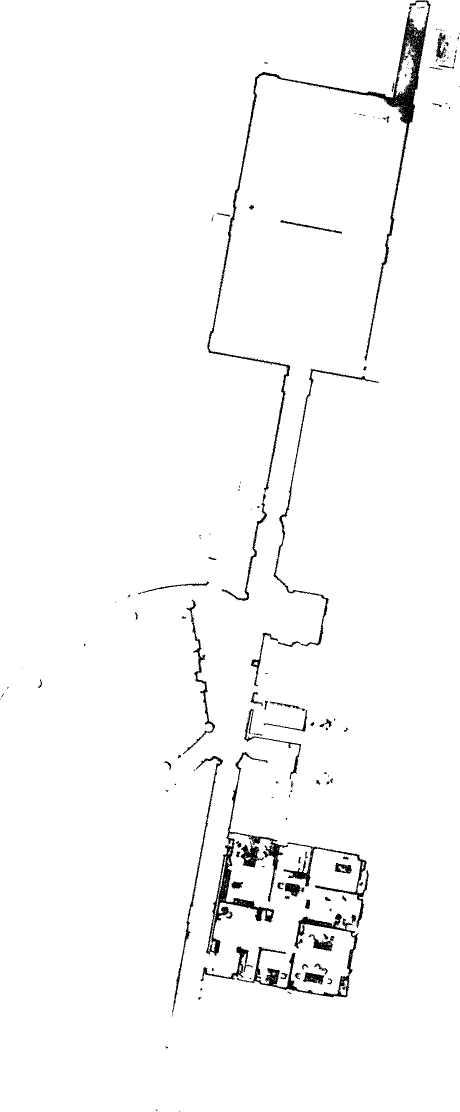
//> input picture src/scans.pgm, 919 x 2223 px (shown at 1/2 size); the run also reads 1 picture not shown here
$ ./PgmToPng   (built with g++ and OpenCV 4)
//> lines starting //> are read from the running program, lines starting //| are printed output that depends on the picture; after the words box and inside, x2 and y2 are one past the last pixel; in counts of white or black regions, pixels touching at a corner belong together
#include <opencv2/opencv.hpp>
#include <iostream>
#include <fstream>
#include <vector>
#include <unistd.h>
#include <string.h>

using namespace cv;
using namespace std;

void test_origin_2_left()
{

    // 假设屏幕的宽度和高度为 1920x1080
    int screen_width = 1920;
    int screen_height = 1080;

    // 坐标点 (-1, -1) 在以屏幕中心点为原点的坐标系中
    float x_center_origin = -1.0;
    float y_center_origin = -1.0;

    // 将坐标转换为以屏幕左上角为原点的坐标系中
    float x_top_left_origin = x_center_origin + screen_width / 2.0;
    float y_top_left_origin = y_center_origin + screen_height / 2.0;

    // 输出转换后的坐标
    cout << "Transformed point: (" << x_top_left_origin << ", " << y_top_left_origin << ")" << endl;
}

void add_text(Mat &img)
{
    float half_width = img.cols / 2.0;
    float half_height = img.rows / 2.0;

    int mul = 15;

    float x1 = -23.2827 * mul + half_width;
    float y1 = 1.33788 * mul + half_height;

    float x2 = -12.6288 * mul + half_width;
    float y2 = -24.8073 * mul + half_height;

    float x3 = -6.22942 * mul + half_width;
    float y3 = -42.0642 * mul + half_height;

    float x4 = -0.0492583 * mul + half_width;
    float y4 = -59.0627 * mul + half_height;

    float x5 = -4.55429 * mul + half_width;
    float y5 = -58.9276 * mul + half_height;

    float x6 = -8.73283 * mul + half_width;
    float y6 = -61.3013 * mul + half_height;

    float x7 = -1.13874 * mul + half_width;
    float y7 = -64.8416 * mul + half_height;

    float x8 = -4.74402 * mul + half_width;
    float y8 = -69.67 * mul + half_height;

    float x9 = 0.0057202 * mul + half_width;
    float y9 = -69.1492 * mul + half_height;

    vector<Point2f> points;

    points.push_back(Point2f(x1, y1));
    points.push_back(Point2f(x2, y2));
    points.push_back(Point2f(x3, y3));
    points.push_back(Point2f(x4, y4));
    points.push_back(Point2f(x5, y5));
    points.push_back(Point2f(x6, y6));
    points.push_back(Point2f(x7, y7));
    points.push_back(Point2f(x8, y8));
    points.push_back(Point2f(x9, y9));

    cout << "points = " << points << endl;

    vector<Point2f>::iterator begin = points.begin();
    vector<Point2f>::iterator end = points.end();

    int i = 0;
    for (; begin != end; begin++)
    {
        char room[20] = "room";
        char tmp[5];
        sprintf(tmp, "%d", i);
        i++;
        strcat(room, tmp);
        putText(img, room, Point2f((*begin).x, (*begin).y), FONT_HERSHEY_COMPLEX_SMALL, 1, Scalar(0, 0, 255), 1);
    }
}

void pgm_to_png(const char *path)
{
    Mat img = imread(path, IMREAD_COLOR);
//> img is the input picture: 2223 rows x 919 cols, CV_8UC3; values 0 (black) and 254 (white), 97.7% white; 265 black regions (195 under 20 px), largest, box (x1, y1, x2, y2) and area: (414, 1, 862, 985) 12954, (412, 1504, 576, 1912) 6903, (473, 1827, 717, 1995) 5185

    cout << "depth:" << img.depth() << endl;
//| depth:0


    if (img.empty())
    {
        cout << "img is empty error" << endl;
        return;
    }

    // 获取图像的宽度和高度
    int height = img.rows;
//> height = 2223
    int width = img.cols;
//> width = 919

    cout << "img height = " << height << endl;
//| img height = 2223
    cout << "img width = " << width << endl;
//| img width = 919

    Mat black = imread("/home/ros/code_/code/test_socket/src/2.png", IMREAD_COLOR); // 327 471

    // 对原图感兴趣的区域,想要操作的区域
    Mat roi = img(Rect(0, 0, 100, 100));
//> roi: 100 rows x 100 cols, CV_8UC3; every value is 254

    // 把mask拷贝到感兴趣的区域中
    Mat target = roi.clone();
    // 设置颜色
    target.setTo(Scalar(0, 0, 125));
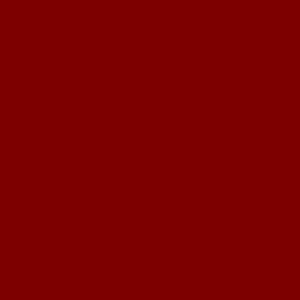
//> target: 100 rows x 100 cols, CV_8UC3 (shown 3 times larger); mean B, G, R 0, 0, 125

    // 掩膜必须是灰度图
    Mat mask_g;
    // 转换为灰度图颜色空间
    cvtColor(target, mask_g, CV_BGR2GRAY);
//> mask_g: 100 rows x 100 cols, CV_8UC1; every value is 37

    // 将目标图像拷贝到感兴趣的图片区域中
    target.copyTo(roi, mask_g);
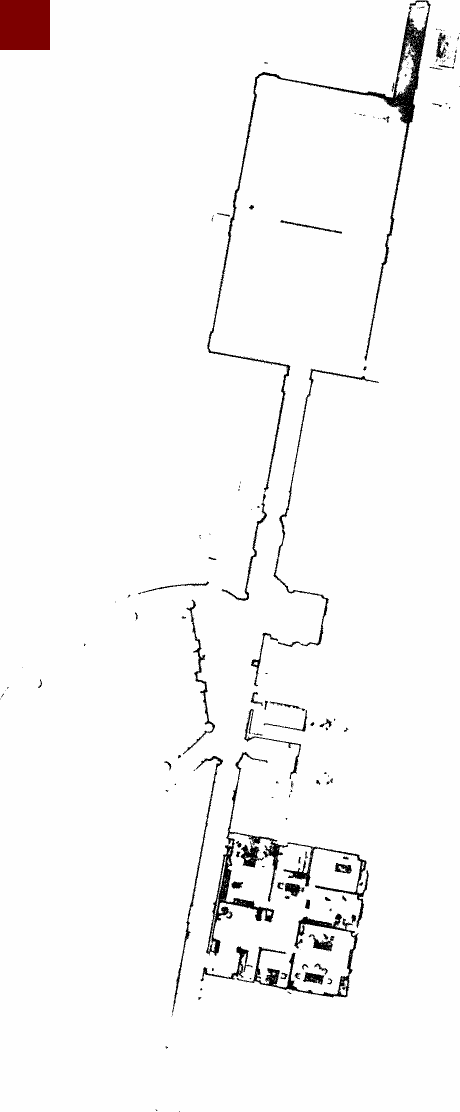
//> img: 2223 rows x 919 cols, CV_8UC3 (shown at 1/2 size); 0.49% of pixels changed, all inside (x1, y1, x2, y2) = (0, 0, 100, 100)

    cout << "=================" << endl;

    int channels = black.channels();
//> channels = 3

    double start = (double)static_cast<int>(getTickCount());
    int count = 0;

    // 遍历black图
    for (int k = 0; k < black.rows; k++)
    {
        uchar *data = black.ptr<uchar>(k);
        for (int i = 0; i < black.cols; i++)
        {
            for (int j = 0; j < channels; j++)
            {
                // printf("data[%d] = %d\n", j, data[j]);
                count++;
            }
        }
    }
//> after the loop, count = 462051

    // 遍历耗时
    double end = (double)static_cast<int>(getTickCount());
    double time = (end - start) / getTickFrequency();
    printf("time = %f\n", time);
    printf("count = %d\n", count);
//| count = 462051

    printf("========black attributes========\n");
    printf("black width = %d\n", black.cols);
//| black width = 471
    printf("black height = %d\n", black.rows);
//| black height = 327
    printf("channel = %d\n", channels);
//| channel = 3
    cout << "black rows = " << black.rows << " cols = " << black.cols << endl;
//| black rows = 327 cols = 471

    // 添加房间编号
    add_text(img);
//| points = [110.2595, 1131.5682;
//|  270.06799, 739.3905;
//|  366.05869, 480.53699;
//|  458.76114, 225.55949;
//|  391.18564, 227.586;
//|  328.50754, 191.9805;
//|  442.41891, 138.87601;
//|  388.33969, 66.449997;
//|  459.58582, 74.262001]
//> after the loop in add_text, `for (; begin != end; begin++)`:
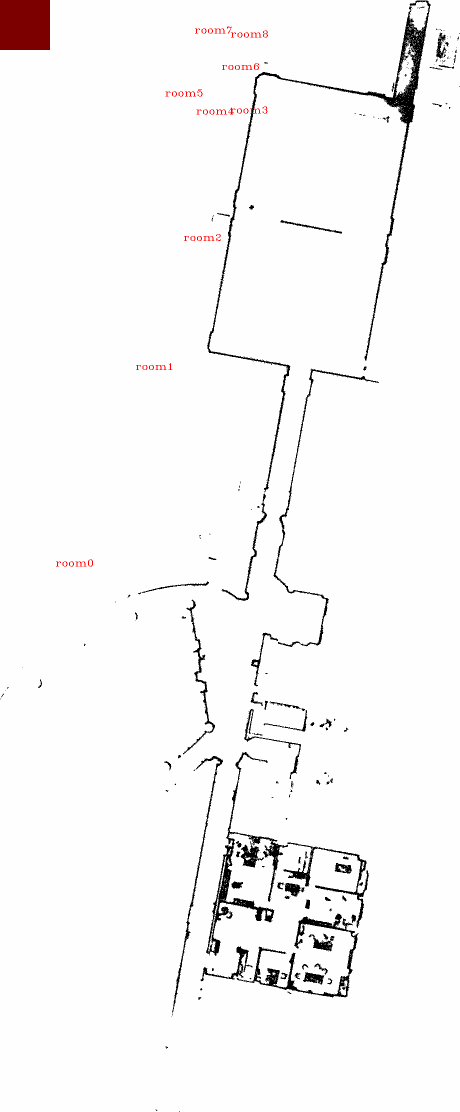
//> img: 2223 rows x 919 cols, CV_8UC3 (shown at 1/2 size); mean B, G, R 246.7, 246.7, 247.6
//> after the loop in add_text, `for (; begin != end; begin++)`: i = 9

    namedWindow("test", WindowFlags::WINDOW_NORMAL);
    imshow("test", img);
    waitKey(0);

    // 写入磁盘
    bool success = imwrite("/home/ros/code_/map.png", img);

    if (!success)
    {
        cout << "!success" << endl;
        return;
    }
}

int main(int argc, char *argv[])
{
    pgm_to_png("/home/ros/code_/code/test_socket/src/scans.pgm");
    return 0;
}
